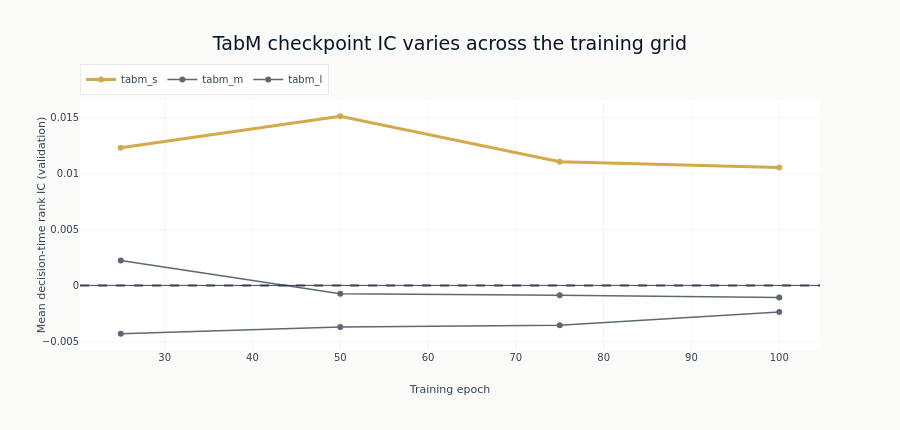

The cell this chart's notebook holds for it:
### Markdown cell above
## 5. Checkpoint Curves

### Code cell
curves = result["all_learning_curves"]
if curves.height > 0:
    curve_figure = go.Figure()
    _selectable_by_config = {row["config_name"]: row["selectable"] for row in grid_results}
    for config_name in curves["config"].unique(maintain_order=True):
        config_curve = curves.filter(pl.col("config") == config_name).sort("epoch")
        is_leader = config_name == best_name
        is_selectable = _selectable_by_config[config_name]
        curve_figure.add_trace(
            go.Scatter(
                x=config_curve["epoch"].to_list(),
                y=config_curve["ic_mean"].to_list(),
                mode="lines+markers",
                name=config_name if is_selectable else f"{config_name} (partial vintage)",
                line=dict(
                    color=style.COLORS["amber"] if is_leader else style.COLORS["blue"],
                    width=3 if is_leader else 1.5,
                    dash="solid" if is_selectable else "dash",
                ),
                opacity=1.0 if is_leader else 0.65,
            )
        )
    curve_figure.add_hline(y=0.0, line=dict(color=style.COLORS["neutral"], dash="dash"))
    curve_figure.update_layout(
        template="ml4t",
        title="TabM checkpoint IC varies across the training grid",
        xaxis_title="Training epoch",
        yaxis_title="Mean decision-time rank IC (validation)",
        height=430,
        legend=dict(orientation="h", yanchor="bottom", y=1.02, x=0),
    )
    curve_figure.show()

### Figure 1 — Plotly figure (JSON) as saved in the notebook; plotly's stock layout.template omitted (floating-point values rounded to 4 significant figures)
{"data": [{"line": {"color": "#D4A84B", "dash": "solid", "width": 3}, "mode": "lines+markers", "name": "tabm_s", "opacity": 1.0, "type": "scatter", "x": [25, 50, 75, 100], "y": [0.01229, 0.0151, 0.01103, 0.01052]}, {"line": {"color": "#0a1628", "dash": "solid", "width": 1.5}, "mode": "lines+markers", "name": "tabm_m", "opacity": 0.65, "type": "scatter", "x": [25, 50, 75, 100], "y": [-0.004317, -0.003706, -0.003556, -0.002377]}, {"line": {"color": "#0a1628", "dash": "solid", "width": 1.5}, "mode": "lines+markers", "name": "tabm_l", "opacity": 0.65, "type": "scatter", "x": [25, 50, 75, 100], "y": [0.002229, -0.0007378, -0.0008776, -0.001082]}], "layout": {"height": 430, "legend": {"orientation": "h", "x": 0, "y": 1.02, "yanchor": "bottom"}, "shapes": [{"line": {"color": "#334155", "dash": "dash"}, "type": "line", "x0": 0, "x1": 1, "xref": "x domain", "y0": 0.0, "y1": 0.0, "yref": "y"}], "title": {"text": "TabM checkpoint IC varies across the training grid"}, "xaxis": {"title": {"text": "Training epoch"}}, "yaxis": {"title": {"text": "Mean decision-time rank IC (validation)"}}}}
